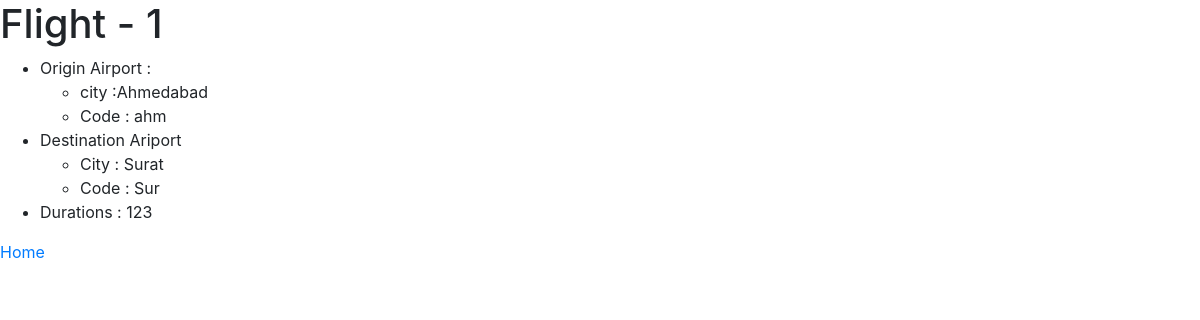
The app's page /flights/detail/1 with its own data.
### flights/models.py (models this page shows, shortened)
class flight(models.Model):
    origin=models.ForeignKey(airport,on_delete=models.CASCADE,related_name="departure")
    destination=models.ForeignKey(airport,on_delete=models.CASCADE,related_name="arrival")
    duration=models.IntegerField()

class airport(models.Model):
    code=models.CharField(max_length=30)
    city=models.CharField(max_length=50)

### flights/views.py (the view)
# urls.py: path("detail/<int:fid>",views.flight_detail,name="flight-detail")
def flight_detail(request,fid):
    flight_info=flight.objects.get(id=fid)
    return render(request,"flights/flight_info.html",{
        "flight_info":flight_info
    })

### flights/templates/flights/flight_info.html
{% extends "flights/layout.html" %}
{% block body %}
    <h1> Flight - {{ flight_info.id }}</h1>
    <ul>
        <li> Origin Airport :
            <ul>
                <li>city :{{ flight_info.origin.city }} </li>
                <li>Code : {{ flight_info.origin.code }}</li>
            </ul>
        </li>
        <li> Destination Ariport
               <ul>
                   <li> City : {{ flight_info.destination.city }}</li>
                   <li> Code : {{ flight_info.destination.code }}</li>
               </ul>
        </li>
        <li> Durations : {{ flight_info.duration }}</li>
    </ul>
    <a href="{% url 'flight-home' %}"> Home </a>
{% endblock %}

### records on screen
flight: id "1", origin.city "Ahmedabad", origin.code "ahm", destination.city "Surat", destination.code "Sur", duration "123"
